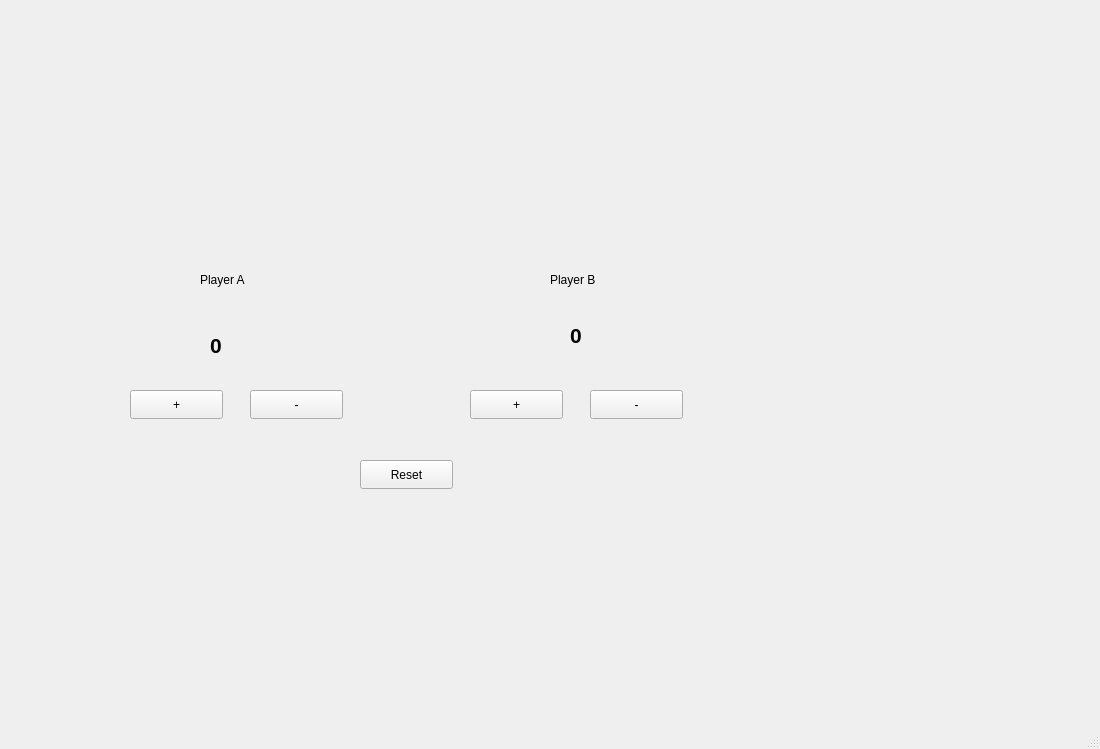
<?xml version="1.0" encoding="UTF-8"?>
<ui version="4.0">
 <class>MainWindow</class>
 <widget class="QMainWindow" name="MainWindow">
  <property name="geometry">
   <rect>
    <x>0</x>
    <y>0</y>
    <width>1100</width>
    <height>749</height>
   </rect>
  </property>
  <property name="windowTitle">
   <string>MainWindow</string>
  </property>
  <widget class="QWidget" name="centralwidget">
   <widget class="QPushButton" name="btnAPlus">
    <property name="geometry">
     <rect>
      <x>130</x>
      <y>390</y>
      <width>93</width>
      <height>29</height>
     </rect>
    </property>
    <property name="text">
     <string>+</string>
    </property>
   </widget>
   <widget class="QPushButton" name="btnAMinus">
    <property name="geometry">
     <rect>
      <x>250</x>
      <y>390</y>
      <width>93</width>
      <height>29</height>
     </rect>
    </property>
    <property name="text">
     <string>-</string>
    </property>
   </widget>
   <widget class="QPushButton" name="btnBPlus">
    <property name="geometry">
     <rect>
      <x>470</x>
      <y>390</y>
      <width>93</width>
      <height>29</height>
     </rect>
    </property>
    <property name="text">
     <string>+</string>
    </property>
   </widget>
   <widget class="QPushButton" name="btnBMinus">
    <property name="geometry">
     <rect>
      <x>590</x>
      <y>390</y>
      <width>93</width>
      <height>29</height>
     </rect>
    </property>
    <property name="text">
     <string>-</string>
    </property>
   </widget>
   <widget class="QPushButton" name="btnReset">
    <property name="geometry">
     <rect>
      <x>360</x>
      <y>460</y>
      <width>93</width>
      <height>29</height>
     </rect>
    </property>
    <property name="text">
     <string>Reset</string>
    </property>
   </widget>
   <widget class="QLabel" name="labelPlayerA">
    <property name="geometry">
     <rect>
      <x>200</x>
      <y>270</y>
      <width>63</width>
      <height>20</height>
     </rect>
    </property>
    <property name="text">
     <string>Player A</string>
    </property>
   </widget>
   <widget class="QLabel" name="labelPlayerB">
    <property name="geometry">
     <rect>
      <x>550</x>
      <y>270</y>
      <width>63</width>
      <height>20</height>
     </rect>
    </property>
    <property name="text">
     <string>Player B</string>
    </property>
   </widget>
   <widget class="QLabel" name="labelScoreB">
    <property name="geometry">
     <rect>
      <x>570</x>
      <y>320</y>
      <width>63</width>
      <height>31</height>
     </rect>
    </property>
    <property name="font">
     <font>
      <pointsize>16</pointsize>
      <bold>true</bold>
     </font>
    </property>
    <property name="text">
     <string>0</string>
    </property>
   </widget>
   <widget class="QLabel" name="labelScoreA">
    <property name="geometry">
     <rect>
      <x>210</x>
      <y>330</y>
      <width>63</width>
      <height>31</height>
     </rect>
    </property>
    <property name="font">
     <font>
      <pointsize>16</pointsize>
      <bold>true</bold>
     </font>
    </property>
    <property name="text">
     <string>0</string>
    </property>
   </widget>
  </widget>
  <widget class="QMenuBar" name="menubar">
   <property name="geometry">
    <rect>
     <x>0</x>
     <y>0</y>
     <width>1100</width>
     <height>26</height>
    </rect>
   </property>
  </widget>
  <widget class="QStatusBar" name="statusbar"/>
 </widget>
 <resources/>
 <connections/>
</ui>
